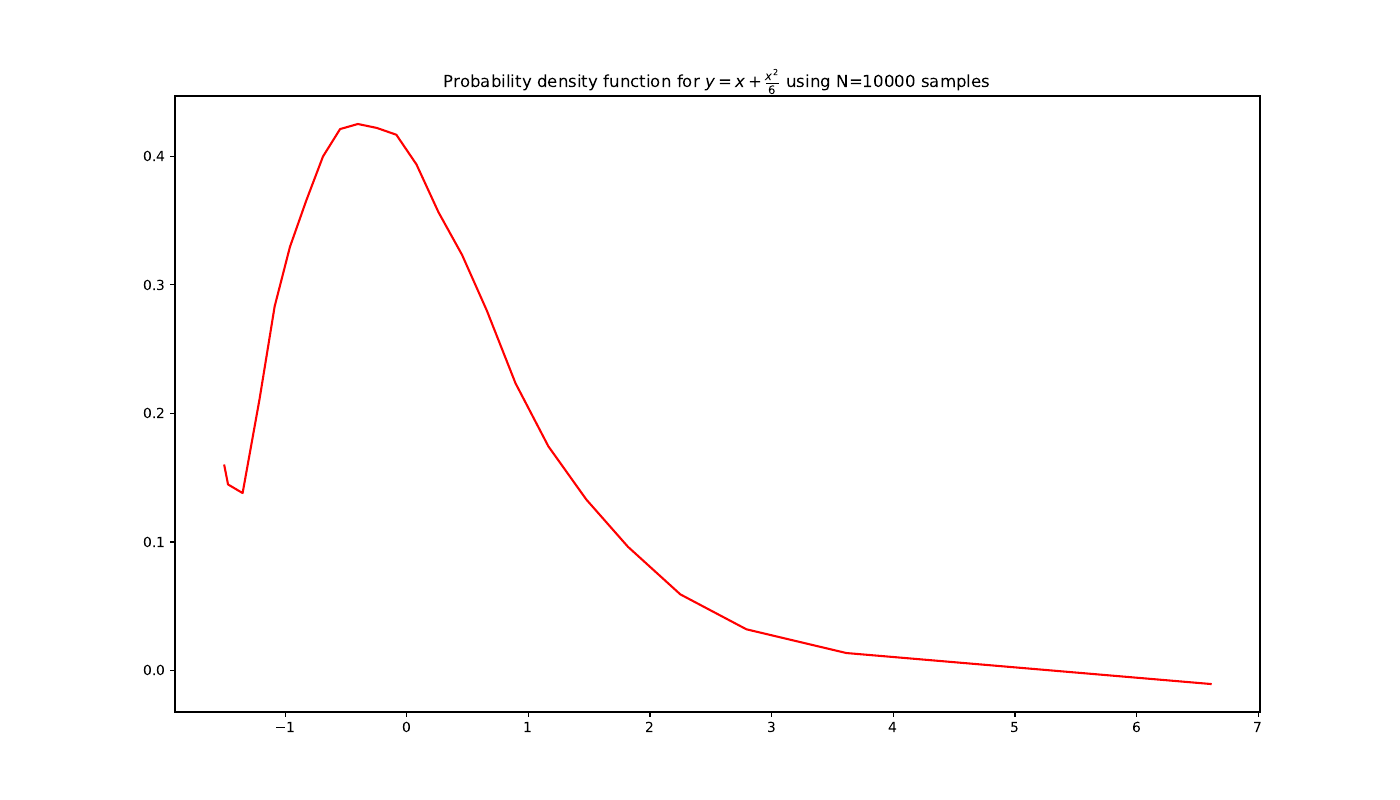

This chart was generated by the following Python code:
import numpy as np
from numpy.random import normal
import matplotlib.pyplot as plt

def generate(N):
    x = normal(size=N)
    return x + np.power(x, 2)/6

def get_cdf(y, n=24):
    samples = np.sort(y)
    # Generate the target evaluation points
    rank = np.linspace(0.0, 1.0, len(samples))
    theta = np.linspace(np.pi, 0.0, n)
    cdf = (np.cos(theta) + 1.0)/2.0
    x = np.interp(cdf, rank, samples)

    return x, cdf

def get_pdf(y, n=24):
    x, cdf = get_cdf(y, n)
    pdf = np.gradient(cdf, x, edge_order=2)

    return x, pdf

if __name__ == '__main__':
    N = 10000
    samples = np.sort(generate(N))
    x, pdf = get_pdf(samples)

    fig, ((f_1)) = plt.subplots(1, 1, figsize=(14, 8))
    f_1.plot(x, pdf, 'r-')
    f_1.set_title(r"Probability density function for $y=x+\frac{x^2}{6}$"+ f" using N={N} samples")
    plt.show()
    fig.savefig("Q2.pdf")
